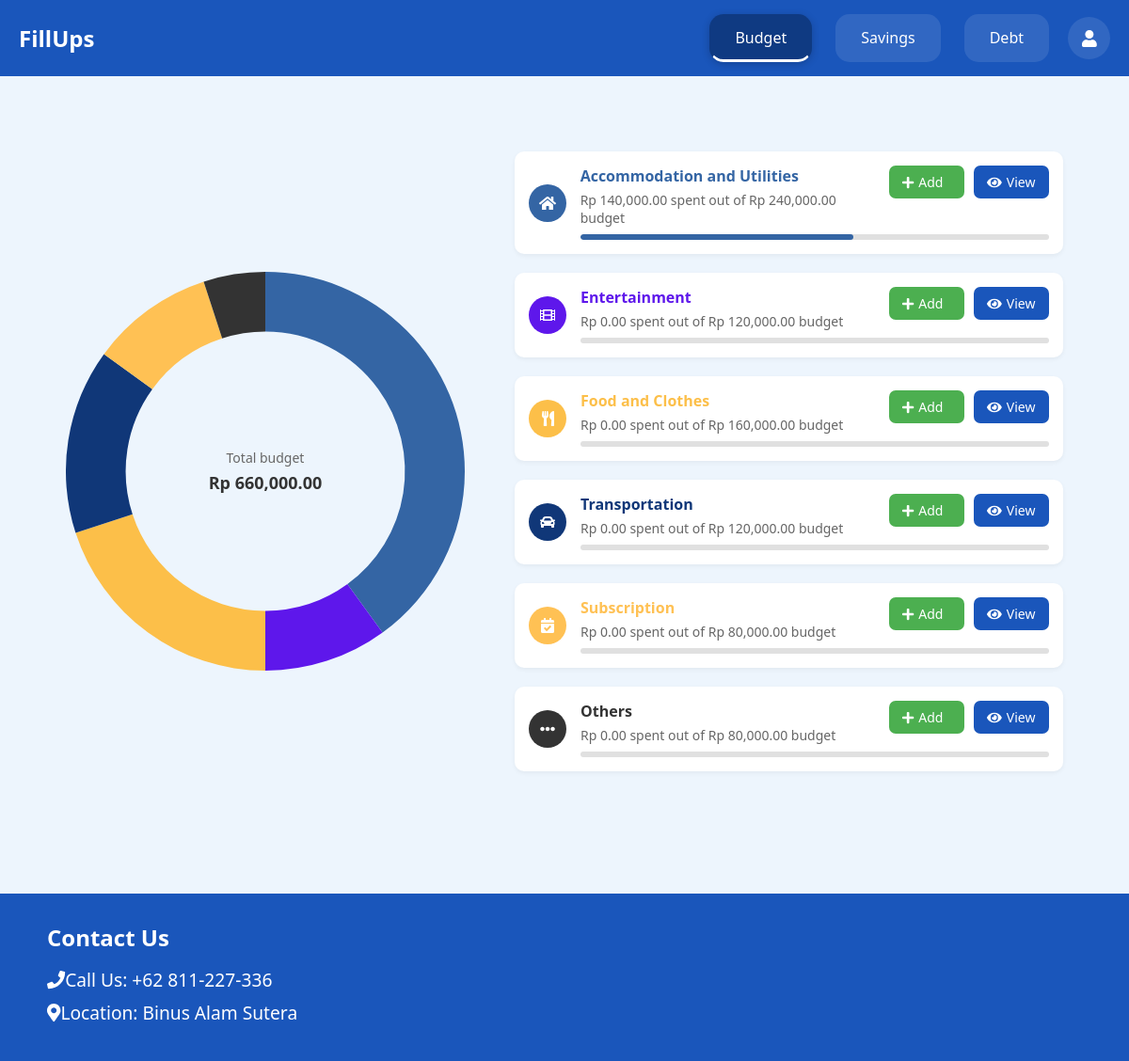
Screenshot of /budget (signed in) with the database file from the repository.
### models.py (models this page shows)
class Budget(db.Model):
    budget_id = db.Column(db.Integer, primary_key=True)
    curr_total_budget = db.Column(db.Float, nullable=False)
    acc_id = db.Column(db.Integer, db.ForeignKey('accommodation.acc_id'))
    ent_id = db.Column(db.Integer, db.ForeignKey('entertainment.ent_id'))
    food_id = db.Column(db.Integer, db.ForeignKey('food.food_id'))
    trs_id = db.Column(db.Integer, db.ForeignKey('transportation.trs_id'))
    subs_id = db.Column(db.Integer, db.ForeignKey('subscription.subs_id'))
    other_id = db.Column(db.Integer, db.ForeignKey('other.other_id'))
    accommodation = db.relationship('Accommodation', backref='budget', lazy=True)
    entertainment = db.relationship('Entertainment', backref='budget', lazy=True)
    food = db.relationship('Food', backref='budget', lazy=True)
    transportation = db.relationship('Transportation', backref='budget', lazy=True)
    subscription = db.relationship('Subscription', backref='budget', lazy=True)
    other = db.relationship('Other', backref='budget', lazy=True)

class Accommodation(db.Model):
    acc_id = db.Column(db.Integer, primary_key=True)
    acc_budget = db.Column(db.Float, nullable=False)
    acc_current = db.Column(db.Float, nullable=False)
    transaction = db.Column(db.String(255), nullable=True)
    date = db.Column(db.DateTime, nullable=True)
    detail = db.Column(db.Text, nullable=True)

class Entertainment(db.Model):
    ent_id = db.Column(db.Integer, primary_key=True)
    ent_budget = db.Column(db.Float, nullable=False)
    ent_current = db.Column(db.Float, nullable=False)
    transaction = db.Column(db.String(255), nullable=True)
    date = db.Column(db.DateTime, nullable=True)
    detail = db.Column(db.Text, nullable=True)

class Food(db.Model):
    food_id = db.Column(db.Integer, primary_key=True)
    food_budget = db.Column(db.Float, nullable=False)
    food_current = db.Column(db.Float, nullable=False)
    transaction = db.Column(db.String(255), nullable=True)
    date = db.Column(db.DateTime, nullable=True)
    detail = db.Column(db.Text, nullable=True)

class Transportation(db.Model):
    trs_id = db.Column(db.Integer, primary_key=True)
    trs_budget = db.Column(db.Float, nullable=False)
    trs_current = db.Column(db.Float, nullable=False)
    transaction = db.Column(db.String(255), nullable=True)
    date = db.Column(db.DateTime, nullable=True)
    detail = db.Column(db.Text, nullable=True)

class Subscription(db.Model):
    subs_id = db.Column(db.Integer, primary_key=True)
    subs_budget = db.Column(db.Float, nullable=False)
    subs_current = db.Column(db.Float, nullable=False)
    transaction = db.Column(db.String(255), nullable=True)
    date = db.Column(db.DateTime, nullable=True)
    detail = db.Column(db.Text, nullable=True)

class Other(db.Model):
    other_id = db.Column(db.Integer, primary_key=True)
    other_budget = db.Column(db.Float, nullable=False)
    other_current = db.Column(db.Float, nullable=False)
    transaction = db.Column(db.String(255), nullable=True)
    date = db.Column(db.DateTime, nullable=True)
    detail = db.Column(db.Text, nullable=True)

### routes.py (the view, shortened to what this page needs)
@BP.route('/budget', methods=['GET', 'POST'])
@login_required_manual
def budget():
    user = get_current_user()
    if not user:
        return redirect(url_for('BP.login'))
    if not user.budget:
        budget = Budget(curr_total_budget=user.income or 0)
        accommodation = Accommodation(acc_budget=0.0, acc_current=0.0)
        entertainment = Entertainment(ent_budget=0.0, ent_current=0.0)
        food = Food(food_budget=0.0, food_current=0.0)
        transportation = Transportation(trs_budget=0.0, trs_current=0.0)
        subscription = Subscription(subs_budget=0.0, subs_current=0.0)
        other = Other(other_budget=0.0, other_current=0.0)
        db.session.add_all([accommodation, entertainment, food, transportation, subscription, other])
        db.session.commit()
        budget.accommodation = accommodation
        budget.entertainment = entertainment
        budget.food = food
        budget.transportation = transportation
        budget.subscription = subscription
        budget.other = other
        db.session.add(budget)
        db.session.commit()
        user.budget = budget
        db.session.commit()
    else:
        budget = user.budget
    categories = {
        "Accommodation and Utilities": {
            "budget": budget.accommodation.acc_budget if budget.accommodation else 0,
            "current": budget.accommodation.acc_current if budget.accommodation else 0,
            "key": "accommodation"
        },
        "Entertainment": {
            "budget": budget.entertainment.ent_budget if budget.entertainment else 0,
            "current": budget.entertainment.ent_current if budget.entertainment else 0,
            "key": "entertainment"
        },
        "Food and Clothes": {
            "budget": budget.food.food_budget if budget.food else 0,
            "current": budget.food.food_current if budget.food else 0,
            "key": "food"
        },
        "Transportation": {
            "budget": budget.transportation.trs_budget if budget.transportation else 0,
            "current": budget.transportation.trs_current if budget.transportation else 0,
            "key": "transportation"
        },
        "Subscription": {
            "budget": budget.subscription.subs_budget if budget.subscription else 0,
            "current": budget.subscription.subs_current if budget.subscription else 0,
            "key": "subscription"
        },
        "Others": {
            "budget": budget.other.other_budget if budget.other else 0,
            "current": budget.other.other_current if budget.other else 0,
            "key": "others"
        }
    }
    category_labels = list(categories.keys())
    category_values = [cat["current"] or 0 for cat in categories.values()]
    if not any(category_values):
        category_labels = ["No Data"]
        category_values = [1]
    budget_transactions = BudgetTransaction.query.filter_by(user_id=user.id).order_by(BudgetTransaction.date.desc()).all()
    transactions_by_category = {}
    for txn in budget_transactions:
        transactions_by_category.setdefault(txn.category, []).append(txn)
    return render_template(
        'budget.html',
        total_budget=budget.curr_total_budget or 0,
        categories=categories,
        category_labels=category_labels,
        category_values=category_values,
        transactions_by_category=transactions_by_category
    )

### routes.py (called while the page is built)
def login_required_manual(f):
    @wraps(f)
    def decorated_function(*args, **kwargs):
        if 'user_id' not in session:
            if request.headers.get('X-Requested-With') == 'XMLHttpRequest':
                return jsonify(success=False, message="Not logged in"), 401
            return redirect(url_for('BP.login'))
        return f(*args, **kwargs)
    return decorated_function

def get_current_user():
    user_id = session.get('user_id')
    if user_id:
        return User.query.get(user_id)
    return None

### templates/budget.html (shortened to what this page needs)
<!DOCTYPE html>
<html lang="en">
<head>
  <link rel="stylesheet" href="/static/budget.css" />
  <link rel="stylesheet" href="https://cdnjs.cloudflare.com/ajax/libs/font-awesome/5.15.4/css/all.min.css" />
</head>
<body>
  <div class="container">
    <header>
      <a href="/" class="logo">FillUps</a>
      <nav>
        <a href="/budget" class="active">Budget</a>
        <a href="/savings">Savings</a>
        <a href="/debts">Debt</a>
      </nav>
      <a href="/account" class="account-icon" title="Account">
        <i class="fas fa-user"></i>
      </a>
    </header>
    <div class="content">
      <div class="budget-overview">
        <div class="chart-container">
          <canvas id="budgetChart"></canvas>
          <div class="total-budget">
            <p>Total budget</p>
            <h2>Rp {{ "{:,.2f}".format(total_budget) }}</h2>
          </div>
        </div>
        <div class="budget-categories">
          {% for name, data in categories.items() %}
            {% set spent = data.current or 0 %}
            {% set budget_amount = data.budget or 0 %}
            {% set class_name = name.split()[0].lower() %}
            {% set overspent = spent > budget_amount %}
            {% set percent_used = (spent / budget_amount * 100) if budget_amount > 0 else 0 %}
            <div class="category {% if overspent %}overspent{% endif %}" data-category="{{ class_name }}">
              <div class="category-icon {{ class_name }}-bg">
                {% if class_name == "accommodation" %}
                  <i class="fas fa-home"></i>
                {% elif class_name == "entertainment" %}
                  <i class="fas fa-film"></i>
                {% elif class_name == "food" %}
                  <i class="fas fa-utensils"></i>
                {% elif class_name == "transportation" %}
                  <i class="fas fa-car"></i>
                {% elif class_name == "subscription" %}
                  <i class="fas fa-calendar-check"></i>
                {% else %}
                  <i class="fas fa-ellipsis-h"></i>
                {% endif %}
              </div>
              <div class="category-details">
                <div class="category-header-row">
                  <div>
                    <div class="category-name {{ class_name }}">{{ name }}</div>
                    <div class="category-budget">
                      Rp {{ "{:,.2f}".format(spent) }} spent out of Rp {{ "{:,.2f}".format(budget_amount) }} budget
                    </div>
                  </div>
                  <div class="category-actions">
                    <button class="add-btn" data-modal="addModal-{{ class_name }}">
                      <i class="fas fa-plus"></i> Add
                    </button>
                    <button class="view-btn" data-modal="viewModal-{{ class_name }}">
                      <i class="fas fa-eye"></i> View
                    </button>
                  </div>
                </div>
                <div class="progress-bar">
                  <div class="progress {{ class_name }}-bg" style="width: {{ percent_used if percent_used <= 100 else 100 }}%"></div>
                </div>
              </div>
            </div>
          {% endfor %}
        </div>
      </div>
    </div>
    <footer>
      <h3 class="footer-title">Contact Us</h3>
      <div class="contact-info">
        <p><i class="fas fa-phone"></i> Call Us: +62 811-227-336</p>
        <p><i class="fas fa-map-marker-alt"></i> Location: Binus Alam Sutera</p>
      </div>
    </footer>
  </div>
</body>
</html>

### static/budget.css (style rules this page uses)
* { margin: 0; padding: 0; box-sizing: border-box; font-family: 'Segoe UI', Tahoma, Geneva, Verdana, sans-serif; }
body { background-color: #f5f8fc; color: #333; max-width: 100%; overflow-x: hidden; min-height: 100vh; display: flex; flex-direction: column; }
.container { width: 100%; margin: 0; padding: 0; box-shadow: 0 0 20px rgba(0, 0, 0, 0.1); flex: 1 0 auto; }
header { background-color: #1a56bb; color: white; padding: 15px 20px; display: flex; justify-content: space-between; align-items: center; }
.logo { font-size: 24px; font-weight: bold; color:white; text-decoration: none; }
nav { display: flex; margin-left: auto; margin-right: 20px; gap: 25px; }
nav a { color: white; text-decoration: none; padding: 12px 25px; font-weight: 500; transition: all 0.3s ease; border-radius: 15px; background-color: rgba(255, 255, 255, 0.1); border: 2px solid transparent; }
nav a.active { background-color: #0f3a82; border-bottom: 3px solid #ffffff; border-radius: 15px; box-shadow: 0 2px 8px rgba(0, 0, 0, 0.2); }
.account-icon { background-color: rgba(255, 255, 255, 0.1); color: white; border: none; padding: 12px; border-radius: 50%; cursor: pointer; font-weight: 500; transition: all 0.3s ease; width: 45px; height: 45px; display: flex; align-items: center; justify-content: center; font-size: 18px; text-decoration: none; }
.content { padding: 80px 50px; background-color: #edf5fd; min-height: 70vh; width: 100%; }
.budget-overview { display: flex; justify-content: space-between; align-items: center; margin-bottom: 30px; max-width: 100%; padding: 0 20px; margin-left: auto; margin-right: auto; flex-wrap: wrap; }
.chart-container { width: 40%; position: relative; min-width: 300px; }
.total-budget { position: absolute; top: 50%; left: 50%; transform: translate(-50%, -50%); text-align: center; }
.total-budget p { color: #666; margin-bottom: 5px; font-size: 14px; }
.total-budget h2 { font-size: 18px; font-weight: bold; color: #333; }
.budget-categories { width: 55%; min-width: 300px; }
.category { display: flex; align-items: center; margin-bottom: 20px; padding: 15px; background-color: white; border-radius: 10px; box-shadow: 0 2px 5px rgba(0, 0, 0, 0.05); transition: transform 0.3s ease; }
.category-icon { width: 40px; height: 40px; border-radius: 50%; display: flex; justify-content: center; align-items: center; margin-right: 15px; color: white; }
.category-details { flex-grow: 1; }
.category-header-row { display: flex; justify-content: space-between; align-items: flex-start; margin-bottom: 8px; gap: 10px; }
.category-actions { display: flex; flex-direction: row; gap: 10px; margin: 0; }
.add-btn, .view-btn { min-width: 80px; margin: 0; }
.category-actions .btn, .category-actions button { padding: 8px 14px; border: none; border-radius: 7px; font-size: 14px; font-weight: 500; cursor: pointer; display: flex; align-items: center; gap: 5px; transition: background 0.2s, box-shadow 0.2s; }
.view-btn { background: #1a56bb; color: #fff; }
.add-btn { background: #4caf50; color: #fff; }
.category-name { font-weight: 600; margin-bottom: 5px; color: #333; }
.category-budget { font-size: 14px; color: #666; }
.progress-bar { height: 6px; background-color: #e0e0e0; border-radius: 3px; margin-top: 8px; overflow: hidden; }
.progress { height: 100%; border-radius: 3px; transition: width 0.5s ease; }
.accommodation { color: #3465A4; }
.accommodation-bg { background-color: #3465A4; }
.entertainment { color: #5e17eb; }
.entertainment-bg { background-color: #5e17eb; }
.food { color: #FCBF49; }
.food-bg { background-color: #FCBF49; }
.transportation { color: #103778; }
.transportation-bg { background-color: #103778; }
.subscription { color: #ffc154; }
.subscription-bg { background-color: #ffc154; }
.others { color: #333; }
.others-bg { background-color: #333; }
footer { width: 100%; background-color: #1a56bb; color: white; padding: 30px 50px; margin-top: auto; position: relative; left: 0; bottom: 0; }
.footer-title { margin-bottom: 15px; font-size: 1.5rem; font-weight: bold; }
.contact-info p { margin: 8px 0; display: flex; align-items: center; font-size: 1.2rem; }

### rows the page displays
Budget: curr_total_budget "660,000.00"
Accommodation: acc_current "140,000.00", acc_budget "240,000.00"
Entertainment: ent_current 0 (drawn), ent_budget "120,000.00"
Food: food_current 0 (drawn), food_budget "160,000.00"
Transportation: trs_current 0 (drawn), trs_budget "120,000.00"
Subscription: subs_current 0 (drawn), subs_budget "80,000.00"
Other: other_current 0 (drawn), other_budget "80,000.00"

### other values shown
{{ name }} "Accommodation and Utilities" "Entertainment" "Food and Clothes" "Transportation" "Subscription" "Others"
{{ "{:,.2f}".format(spent) }} "0.00" "0.00" "0.00" "0.00" "0.00"
